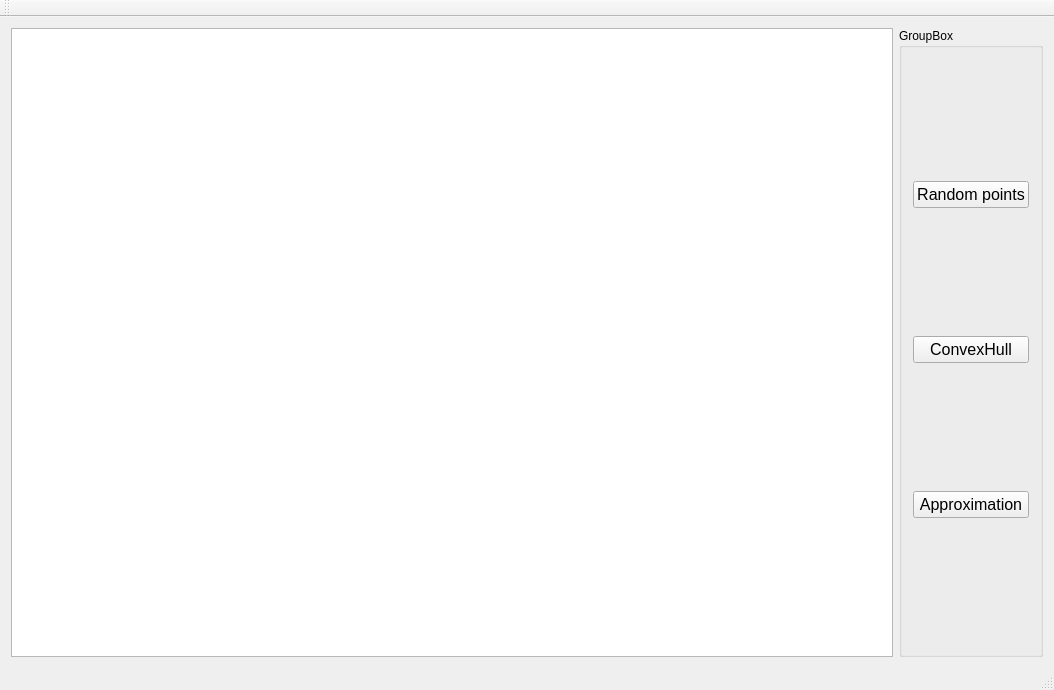
<?xml version="1.0" encoding="UTF-8"?>
<ui version="4.0">
 <class>MainWindow</class>
 <widget class="QMainWindow" name="MainWindow">
  <property name="geometry">
   <rect>
    <x>0</x>
    <y>0</y>
    <width>1054</width>
    <height>690</height>
   </rect>
  </property>
  <property name="windowTitle">
   <string>MainWindow</string>
  </property>
  <widget class="QWidget" name="centralWidget">
   <layout class="QHBoxLayout" name="horizontalLayout">
    <item>
     <widget class="QGraphicsView" name="graphicsView">
      <property name="interactive">
       <bool>true</bool>
      </property>
      <property name="viewportUpdateMode">
       <enum>QGraphicsView::FullViewportUpdate</enum>
      </property>
     </widget>
    </item>
    <item>
     <widget class="QGroupBox" name="groupBox">
      <property name="title">
       <string>GroupBox</string>
      </property>
      <layout class="QVBoxLayout" name="verticalLayout">
       <item>
        <widget class="QPushButton" name="randomButton">
         <property name="enabled">
          <bool>true</bool>
         </property>
         <property name="sizePolicy">
          <sizepolicy hsizetype="Minimum" vsizetype="Maximum">
           <horstretch>0</horstretch>
           <verstretch>0</verstretch>
          </sizepolicy>
         </property>
         <property name="font">
          <font>
           <pointsize>12</pointsize>
          </font>
         </property>
         <property name="text">
          <string>Random points</string>
         </property>
        </widget>
       </item>
       <item>
        <widget class="QPushButton" name="ConvexHullButton">
         <property name="font">
          <font>
           <pointsize>12</pointsize>
          </font>
         </property>
         <property name="text">
          <string>ConvexHull</string>
         </property>
        </widget>
       </item>
       <item>
        <widget class="QPushButton" name="approxButton">
         <property name="font">
          <font>
           <pointsize>12</pointsize>
          </font>
         </property>
         <property name="text">
          <string>Approximation</string>
         </property>
        </widget>
       </item>
      </layout>
     </widget>
    </item>
   </layout>
  </widget>
  <widget class="QMenuBar" name="menuBar">
   <property name="geometry">
    <rect>
     <x>0</x>
     <y>0</y>
     <width>1054</width>
     <height>27</height>
    </rect>
   </property>
  </widget>
  <widget class="QToolBar" name="mainToolBar">
   <attribute name="toolBarArea">
    <enum>TopToolBarArea</enum>
   </attribute>
   <attribute name="toolBarBreak">
    <bool>false</bool>
   </attribute>
  </widget>
  <widget class="QStatusBar" name="statusBar"/>
 </widget>
 <layoutdefault spacing="6" margin="11"/>
 <resources/>
 <connections/>
</ui>
